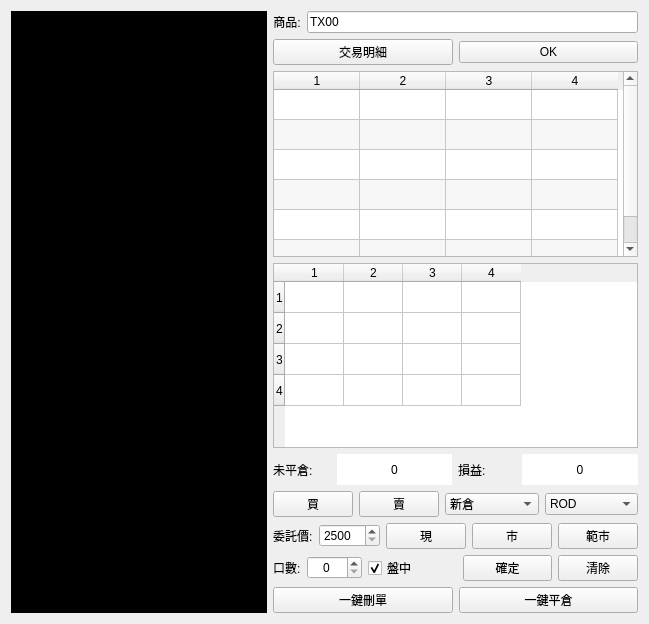
      <widget class="QWidget" name="tab">
       <attribute name="title">
        <string>TicksK線</string>
       </attribute>
       <layout class="QGridLayout" name="gridLayout_2">
        <item row="0" column="0">
         <layout class="QHBoxLayout" name="horizontalLayout_10" stretch="5,1">
          <item>
           <layout class="QGridLayout" name="GL">
            <item row="0" column="0">
             <widget class="GraphicsView" name="GV1">
              <property name="autoFillBackground">
               <bool>true</bool>
              </property>
              <property name="styleSheet">
               <string notr="true">background-color: rgb(0, 0, 0);</string>
              </property>
             </widget>
            </item>
           </layout>
          </item>
          <item>
           <layout class="QVBoxLayout" name="verticalLayout" stretch="1,1,6,6,1,1,1,1,1">
            <item>
             <layout class="QHBoxLayout" name="horizontalLayout_11" stretch="0,4">
              <item>
               <widget class="QLabel" name="label">
                <property name="font">
                 <font>
                  <family>Arial</family>
                  <pointsize>9</pointsize>
                 </font>
                </property>
                <property name="text">
                 <string>商品:</string>
                </property>
                <property name="alignment">
                 <set>Qt::AlignCenter</set>
                </property>
               </widget>
              </item>
              <item>
               <widget class="QLineEdit" name="commodityline">
                <property name="font">
                 <font>
                  <family>Arial</family>
                  <pointsize>9</pointsize>
                 </font>
                </property>
                <property name="text">
                 <string>TX00</string>
                </property>
               </widget>
              </item>
             </layout>
            </item>
            <item>
             <layout class="QHBoxLayout" name="horizontalLayout_2">
              <item>
               <widget class="QPushButton" name="TDetailbtn">
                <property name="text">
                 <string>交易明細</string>
                </property>
               </widget>
              </item>
              <item>
               <widget class="QPushButton" name="commoditybtn">
                <property name="font">
                 <font>
                  <family>Arial</family>
                  <pointsize>9</pointsize>
                 </font>
                </property>
                <property name="text">
                 <string>OK</string>
                </property>
               </widget>
              </item>
             </layout>
            </item>
            <item>
             <widget class="QTableWidget" name="DomTable">
              <property name="alternatingRowColors">
               <bool>true</bool>
              </property>
              <property name="textElideMode">
               <enum>Qt::ElideMiddle</enum>
              </property>
              <property name="rowCount">
               <number>6</number>
              </property>
              <property name="columnCount">
               <number>4</number>
              </property>
              <attribute name="horizontalHeaderVisible">
               <bool>true</bool>
              </attribute>
              <attribute name="horizontalHeaderCascadingSectionResizes">
               <bool>true</bool>
              </attribute>
              <attribute name="horizontalHeaderMinimumSectionSize">
               <number>22</number>
              </attribute>
              <attribute name="horizontalHeaderDefaultSectionSize">
               <number>86</number>
              </attribute>
              <attribute name="verticalHeaderVisible">
               <bool>false</bool>
              </attribute>
              <attribute name="verticalHeaderCascadingSectionResizes">
               <bool>true</bool>
              </attribute>
              <attribute name="verticalHeaderMinimumSectionSize">
               <number>12</number>
              </attribute>
              <row/>
              <row/>
              <row/>
              <row/>
              <row/>
              <row/>
              <column/>
              <column/>
              <column/>
              <column/>
             </widget>
            </item>
            <item>
             <widget class="QTableWidget" name="MPTable">
              <property name="rowCount">
               <number>4</number>
              </property>
              <property name="columnCount">
               <number>4</number>
              </property>
              <attribute name="horizontalHeaderVisible">
               <bool>true</bool>
              </attribute>
              <attribute name="horizontalHeaderCascadingSectionResizes">
               <bool>true</bool>
              </attribute>
              <attribute name="horizontalHeaderMinimumSectionSize">
               <number>10</number>
              </attribute>
              <attribute name="horizontalHeaderDefaultSectionSize">
               <number>59</number>
              </attribute>
              <attribute name="verticalHeaderVisible">
               <bool>true</bool>
              </attribute>
              <attribute name="verticalHeaderCascadingSectionResizes">
               <bool>true</bool>
              </attribute>
              <attribute name="verticalHeaderMinimumSectionSize">
               <number>10</number>
              </attribute>
              <attribute name="verticalHeaderDefaultSectionSize">
               <number>31</number>
              </attribute>
              <row/>
              <row/>
              <row/>
              <row/>
              <column/>
              <column/>
              <column/>
              <column/>
              <item row="0" column="0">
               <property name="text">
                <string/>
               </property>
              </item>
              <item row="1" column="0">
               <property name="text">
                <string/>
               </property>
              </item>
              <item row="2" column="0">
               <property name="text">
                <string/>
               </property>
              </item>
             </widget>
            </item>
            <item>
             <layout class="QHBoxLayout" name="horizontalLayout" stretch="1,2,1,2">
              <item>
               <widget class="QLabel" name="label_2">
                <property name="text">
                 <string>未平倉:</string>
                </property>
               </widget>
              </item>
              <item>
               <widget class="QLabel" name="label_6">
                <property name="autoFillBackground">
                 <bool>false</bool>
                </property>
                <property name="styleSheet">
                 <string notr="true">background-color: rgb(255, 255, 255);</string>
                </property>
                <property name="text">
                 <string>0</string>
                </property>
                <property name="alignment">
                 <set>Qt::AlignCenter</set>
                </property>
               </widget>
              </item>
              <item>
               <widget class="QLabel" name="label_3">
                <property name="text">
                 <string>損益:</string>
                </property>
               </widget>
              </item>
              <item>
               <widget class="QLabel" name="label_7">
                <property name="autoFillBackground">
                 <bool>false</bool>
                </property>
                <property name="styleSheet">
                 <string notr="true">background-color: rgb(255, 255, 255);</string>
                </property>
                <property name="text">
                 <string>0</string>
                </property>
                <property name="alignment">
                 <set>Qt::AlignCenter</set>
                </property>
               </widget>
              </item>
             </layout>
            </item>
            <item>
             <layout class="QHBoxLayout" name="horizontalLayout_8" stretch="1,1,3,3">
              <item>
               <widget class="QPushButton" name="BidAct_btn">
                <property name="autoFillBackground">
                 <bool>false</bool>
                </property>
                <property name="text">
                 <string>買</string>
                </property>
                <property name="checkable">
                 <bool>false</bool>
                </property>
               </widget>
              </item>
              <item>
               <widget class="QPushButton" name="AskAct_btn">
                <property name="text">
                 <string>賣</string>
                </property>
                <property name="checkable">
                 <bool>false</bool>
                </property>
               </widget>
              </item>
              <item>
               <widget class="QComboBox" name="InterestType_box">
                <property name="maxCount">
                 <number>10</number>
                </property>
                <item>
                 <property name="text">
                  <string>新倉</string>
                 </property>
                </item>
                <item>
                 <property name="text">
                  <string>平倉</string>
                 </property>
                </item>
                <item>
                 <property name="text">
                  <string>自動</string>
                 </property>
                </item>
               </widget>
              </item>
              <item>
               <widget class="QComboBox" name="OrderType_box">
                <property name="maxVisibleItems">
                 <number>3</number>
                </property>
                <property name="maxCount">
                 <number>3</number>
                </property>
                <item>
                 <property name="text">
                  <string>ROD</string>
                 </property>
                </item>
                <item>
                 <property name="text">
                  <string>IOC</string>
                 </property>
                </item>
                <item>
                 <property name="text">
                  <string>FOK</string>
                 </property>
                </item>
               </widget>
              </item>
             </layout>
            </item>
            <item>
             <layout class="QHBoxLayout" name="horizontalLayout_5" stretch="2,3,5">
              <item>
               <widget class="QLabel" name="label_8">
                <property name="text">
                 <string>委託價:</string>
                </property>
               </widget>
              </item>
              <item>
               <widget class="QSpinBox" name="PriceSpin">
                <property name="specialValueText">
                 <string/>
                </property>
                <property name="minimum">
                 <number>2500</number>
                </property>
                <property name="maximum">
                 <number>15000</number>
                </property>
               </widget>
              </item>
              <item>
               <layout class="QHBoxLayout" name="horizontalLayout_3" stretch="1,1,2">
                <item>
                 <widget class="QPushButton" name="LastPrice_btn">
                  <property name="text">
                   <string>現</string>
                  </property>
                 </widget>
                </item>
                <item>
                 <widget class="QPushButton" name="MarketPrice_btn">
                  <property name="text">
                   <string>市</string>
                  </property>
                 </widget>
                </item>
                <item>
                 <widget class="QPushButton" name="LimitMarketPrice_btn">
                  <property name="text">
                   <string>範市</string>
                  </property>
                 </widget>
                </item>
               </layout>
              </item>
             </layout>
            </item>
            <item>
             <layout class="QHBoxLayout" name="horizontalLayout_9" stretch="1,1,1,0">
              <item>
               <layout class="QHBoxLayout" name="horizontalLayout_4" stretch="0,2">
                <item>
                 <widget class="QLabel" name="label_4">
                  <property name="text">
                   <string>口數:</string>
                  </property>
                 </widget>
                </item>
                <item>
                 <widget class="QSpinBox" name="Contract_Box">
                  <property name="alignment">
                   <set>Qt::AlignCenter</set>
                  </property>
                  <property name="value">
                   <number>0</number>
                  </property>
                 </widget>
                </item>
               </layout>
              </item>
              <item>
               <widget class="QCheckBox" name="checkBox">
                <property name="text">
                 <string>盤中</string>
                </property>
                <property name="checked">
                 <bool>true</bool>
                </property>
               </widget>
              </item>
              <item>
               <widget class="QPushButton" name="Order_btn">
                <property name="text">
                 <string>確定</string>
                </property>
               </widget>
              </item>
              <item>
               <widget class="QPushButton" name="ClearOrder_btn">
                <property name="text">
                 <string>清除</string>
                </property>
               </widget>
              </item>
             </layout>
            </item>
            <item>
             <layout class="QHBoxLayout" name="horizontalLayout_12">
              <item>
               <widget class="QPushButton" name="OrderCancel_btn">
                <property name="text">
                 <string>一鍵刪單</string>
                </property>
               </widget>
              </item>
              <item>
               <widget class="QPushButton" name="ClosePositionAll_btn">
                <property name="text">
                 <string>一鍵平倉</string>
                </property>
               </widget>
              </item>
             </layout>
            </item>
           </layout>
          </item>
         </layout>
        </item>
       </layout>
      </widget>
